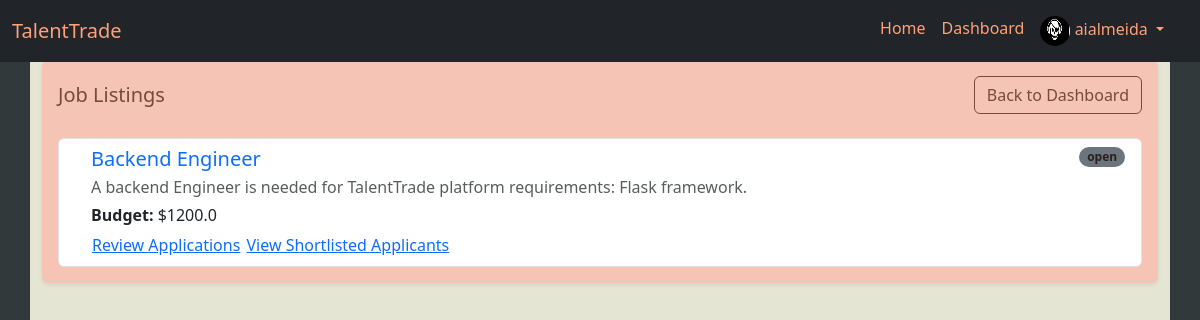
Page /job/jobs (signed in) on the committed database.
### app/models/user.py (models this page shows, shortened)
class User(UserMixin, db.Model):
    __tablename__ = 'users'
    id: Mapped[int] = mapped_column(Integer, primary_key=True)
    username: Mapped[str] = mapped_column(String(80), unique=True, nullable=False)
    email: Mapped[str] = mapped_column(String(120), unique=True, nullable=False)
    password_hash: Mapped[str] = mapped_column(String(128), nullable=False)
    full_name: Mapped[str] = mapped_column(String(120))
    role: Mapped[str] = mapped_column(String(50))  # 'freelancer', 'client', 'admin'
    bio: Mapped[str] = mapped_column(Text)
    profile_picture: Mapped[str] = mapped_column(String(200), default='default.png')
    created_at: Mapped[datetime] = mapped_column(DateTime, default=datetime.now())
    updated_at: Mapped[datetime] = mapped_column(DateTime, default=datetime.now(), onupdate=datetime.now())
    posted_jobs = relationship('Job', foreign_keys='Job.client_id', back_populates='client')
    freelancer_jobs = relationship('Job', foreign_keys='Job.freelancer_id', back_populates='freelancer')
    reviews_given = relationship('Review', foreign_keys='Review.client_id', back_populates='client')
    reviews_received = relationship('Review', foreign_keys='Review.freelancer_id', back_populates='freelancer')
    payments_made = relationship('Payment', foreign_keys='Payment.client_id', back_populates='client')
    payments_received = relationship('Payment', foreign_keys='Payment.freelancer_id', back_populates='freelancer')
    applications = relationship('Application', foreign_keys='Application.freelancer_id', back_populates='freelancer')
    messages_sent = relationship('Message', foreign_keys='Message.sender_id', back_populates='sender')
    messages_received = relationship('Message', foreign_keys='Message.recipient_id', back_populates='recipient')

### app/models/job.py (models this page shows, shortened)
class Job(db.Model):
    __tablename__ = 'jobs'
    id: Mapped[int] = mapped_column(Integer, primary_key=True)
    title: Mapped[str] = mapped_column(String(150), nullable=False)
    description: Mapped[int] = mapped_column(Text, nullable=False)
    budget: Mapped[int] = mapped_column(Float, nullable=False)
    status: Mapped[int] = mapped_column(String(50), nullable=False, default='open')
    client_id: Mapped[int] = mapped_column(Integer, ForeignKey('users.id'), nullable=False)
    freelancer_id: Mapped[int] = mapped_column(Integer, ForeignKey('users.id'), nullable=True)
    created_at: Mapped[int] = mapped_column(DateTime, default=datetime.now)
    updated_at: Mapped[int] = mapped_column(DateTime, default=datetime.now, onupdate=datetime.now)
    client = relationship('User', foreign_keys=[client_id], back_populates='posted_jobs')
    freelancer = relationship('User', foreign_keys=[freelancer_id], back_populates='freelancer_jobs')
    applications = relationship('Application', foreign_keys='Application.job_id', back_populates='job')
    payment = relationship('Payment', foreign_keys='Payment.job_id', uselist=False, back_populates='job')
    review = relationship('Review', foreign_keys='Review.job_id', uselist=False, back_populates='job')

### app/routes/job.py (the view)
@job_bp.route('/jobs', methods=['GET'])
@login_required
def job_listings():
    jobs = Job.query.all()
    return render_template('job/job_listings.html', jobs=jobs)

### app/templates/job/job_listings.html (shortened to what this page needs)
{% extends 'base.html' %}
{% block content %}
    <div class="card card-job-listings shadow-sm border-0">
        <div class="card-body">
            <div class="d-flex justify-content-between align-items-center mb-4">
                <h5 class="card-title mb-0">Job Listings</h5>
                <a href="{{ url_for('main.dashboard') }}" class="btn btn-outline-primary">
                     Back to Dashboard
                </a>
            </div>
            {% if jobs %}
                <div class="list-group">
                    {% for job in jobs %}
                        <div class="list-group-item d-flex justify-content-between align-items-start">
                            <div class="ms-3">
                                <h5 class="mb-1">
                                    <a href="{{ url_for('job.job_detail', job_id=job.id) }}" class="text-decoration-none text-primary">
                                        {{ job.title }}
                                    </a>
                                </h5>
                                <p class="mb-1 text-muted">{{ job.description[:100] }}{% if job.description|length > 100 %}...{% endif %}</p>
                                <p class="mb-1"><strong>Budget:</strong> ${{ job.budget }}</p>
                                {% if current_user.role == 'client' %}
                                    <a href="{{ url_for('job.view_applications', job_id=job.id) }}" class="btn btn-link p-0">Review Applications</a>
                                    <a href="{{ url_for('application.view_shortlisted_applications', job_id=job.id) }}" class="btn btn-link p-0">View Shortlisted Applicants</a>
                                {% endif %}
                            </div>
                            <span class="badge rounded-pill bg-secondary">{{ job.status }}</span>
                        </div>
                    {% endfor %}
                </div>
            {% endif %}
        </div>
    </div>
{% endblock %}

### app/templates/base.html (shortened to what this page needs)
<!DOCTYPE html>
<html lang="en">
<head>
    <link href="https://cdn.jsdelivr.net/npm/bootstrap@5.3.3/dist/css/bootstrap.min.css" rel="stylesheet">
    <link rel="stylesheet" href="{{ url_for('static', filename='css/main.css') }}">
</head>
<body>
    <header>
        <nav class="navbar navbar-expand-lg navbar-dark bg-dark fixed-top">
            <div class="container-fluid">
                <a class="navbar-brand" href="{{ url_for('main.landing') }}">TalentTrade</a>
                <div class="collapse navbar-collapse" id="navbarNav">
                    <ul class="navbar-nav ms-auto">
                        <li class="nav-item">
                            <a class="nav-link" href="{{ url_for('main.landing') }}">Home</a>
                        </li>
                        {% if current_user.is_authenticated %}
                            <li class="nav-item">
                                <a class="nav-link" href="{{ url_for('main.dashboard') }}">Dashboard</a>
                            </li>
                            <li class="nav-item dropdown">
                                <a class="nav-link dropdown-toggle" href="#" id="profileDropdown" role="button" data-bs-toggle="dropdown" aria-expanded="false">
                                    <img src="{{ url_for('static', filename='images/profile_pics/' + current_user.profile_picture) }}" alt="Profile Picture" class="rounded-circle" width="30" height="30">
                                    {{ current_user.username }}
                                </a>
                            </li>
                            <li class="nav-item">
                              <a class="nav-link position-relative" href="{{ url_for('message.inbox') }}">
                                  {% set unread_message_count = unread_message_count or 0 %}
                              </a>
                          </li>
                        {% endif %}
                    </ul>
                </div>
            </div>
        </nav>
    </header>
    <main class="container vh-100 shadow-sm" style="margin-top: 60px; margin-bottom: 10px;">
        {% block content %}{% endblock %}
    </main>
</body>
</html>

### app/static/css/main.css (style rules this page uses)
body { background-color: #31393a; color: #2B1F1F; }
.container { background-color: #E5E5D4; }
.navbar { background-color: #78493C; }
.navbar .navbar-brand, .navbar-nav .nav-link { color: #FFA07A; }
a { color: #78493C; }
h1, h2, h3, h4, h5, h6 { color: #78493C; }
.card-job-listings { background-color: #F5C4B5; }
.btn-outline-primary { color: #78493C; border-color: #78493C; }
a.text-primary { color: #1E865F; }
.card-title { color: #78493C; }
.badge.bg-secondary { background-color: #FF9900; color: #2B1F1F; }

### rows in the picture
User: profile_picture (picture), username "aialmeida"
Job: title "Backend Engineer", description "A backend Engineer is needed for TalentTrade platform requirements: Flask framework.", budget "1200.0", status "open"
